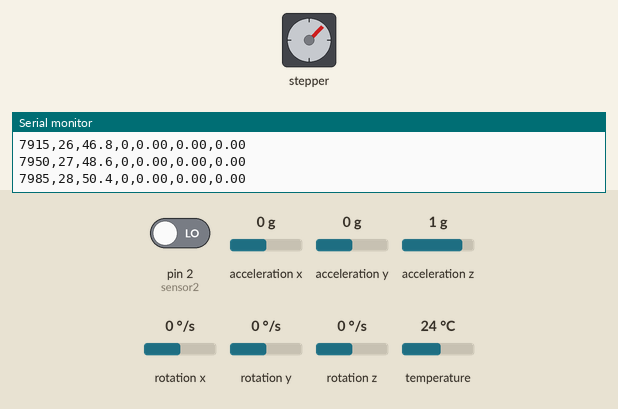
Simulated run of this sketch. Board: Arduino Leonardo, built with avr-gcc and run on an emulated ATmega32U4. Shown: stepper motor, the last lines printed to the serial monitor. The inputs (shaded band) are chosen by the test bench; at power-on: rotation x 0 °/s, pin 2 (sensor2) LOW, acceleration x 0 g, acceleration y 0 g, acceleration z 1 g, rotation y 0 °/s, rotation z 0 °/s, temperature 24 °C. Stepper angles assume 200 steps per turn.

Above: at 8.0 s.
8.3 s: rotation x set to -192 °/s
At 8.63 s:
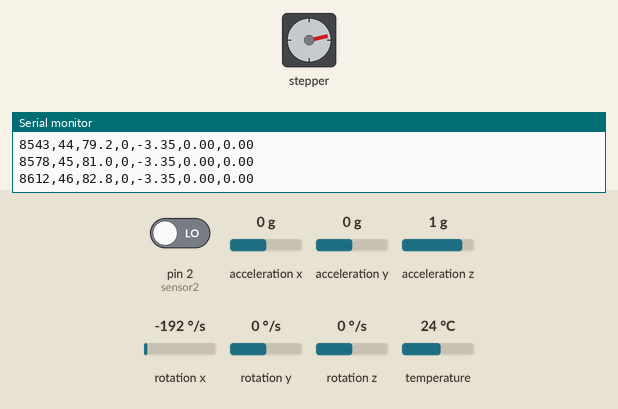
11.8 s: rotation x set to 0 °/s
At 12.09 s:
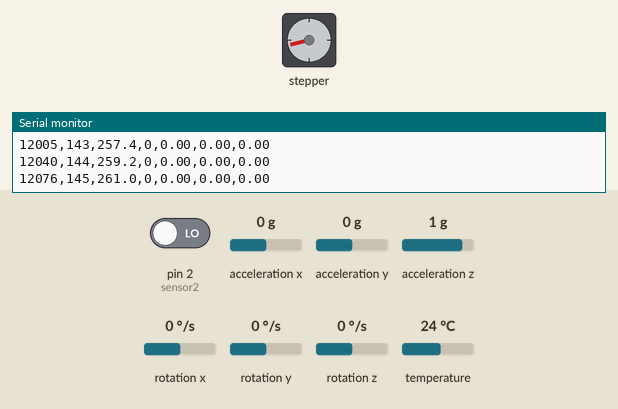
Timing chart, 0 to 24.8 s (numbered marks = the images above; inputs shaded):
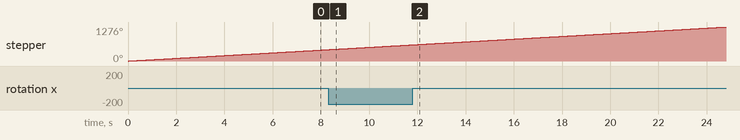

The sketch:

IMU-HALL-STEPPER-LINKAGE.ino
```cpp
#include <Stepper.h>
#include <Adafruit_MPU6050.h>
#include <Adafruit_Sensor.h>
#include <Wire.h>

Adafruit_MPU6050 mpu2;

//1.8 degree step angle = 200 steps per revolution
const int StepsPerRev = 200;

//Initializing Stepper Library

//(steps,AIN1,AIN2,BIN1,NIN2)
Stepper nema17Stepper(StepsPerRev,5,4,6,7);

//Number of rotations - 15rmp for 3 mins - 45 rotations
//define the time in milliseconds

const long duration = 3*60*1000; //180000 milliseconds

//using micros()
//10 rotations per minute - so 1 rotation in 6 seconds
//15 rotations per minute - 1 rotation in 4 seconds - 4000ms
//4000ms / 200 steps = 20 ms per step

const long STEP_INTERVAL_MICROS=20000;

int sensor2 = 2; // sensor pi
int val2; // 0: Magnetic field detected, 1: No magnetic field detected

void setup() {
  // put your setup code here, to run once:

  //Set motor speed in rmp
  nema17Stepper.setSpeed(10);

// change baud rate - so that other processes don't slow down movement and data collection
  Serial.begin(115200);
  Serial.println("NEMA 17 is initialized with TB6612");

  pinMode(sensor2, INPUT); // set sensor pin as input

  // Serial.begin(9600);
  while (!Serial)
    delay(10); // will pause Zero, Leonardo, etc until serial console opens

  Serial.println("Adafruit MPU6050 test!");

  // Try to initialize MPU at I2C address 2 (change this to your MPU's actual address)!
  if (!mpu2.begin(0x68)) {
    Serial.println("Failed to find MPU6050 chip");
    while (1) {
      delay(10);
    }
  }
  Serial.println("MPU6050 Found!");

  //IMU Data Rate Change
  mpu2.setFilterBandwidth(MPU6050_BAND_21_HZ);
}

void loop() {
  // put your main code here, to run repeatedly:

  Serial.println("3 minute cycle starting");
  long startTime=millis();
  Serial.println("Time (ms), Step_Count, Approx_Degree, Hall Effect, RotX, RotY, RotZ");

  int currentStepCount=0;
  long lastStepTimeMicros = micros();

  while (millis()- startTime < duration)
  {
    long currentMicros=micros();
    if(currentMicros-lastStepTimeMicros >= STEP_INTERVAL_MICROS)
    {
      lastStepTimeMicros += STEP_INTERVAL_MICROS;
      nema17Stepper.step(1);
      currentStepCount++;

      //calculating angular position

      float currentDegrees = currentStepCount * 1.8;

      if(currentStepCount >= StepsPerRev)
      {
        currentStepCount=0;
      }
      Serial.print(millis());
      Serial.print(",");

      //print step and angle data
      Serial.print(currentStepCount);
      Serial.print(",");
      Serial.print(currentDegrees,1);
      Serial.print(",");

      val2 = digitalRead(sensor2); // Read the sensor
      Serial.print(val2);
    }

  /* Get new sensor events with the readings */
  sensors_event_t a2, g2, temp2;
  mpu2.getEvent(&a2, &g2, &temp2);

  Serial.print(",");
  Serial.print(g2.gyro.x);
  Serial.print(",");
  Serial.print(g2.gyro.y);
  Serial.print(",");
  Serial.println(g2.gyro.z);
  }

  delay(5000);
}
```
